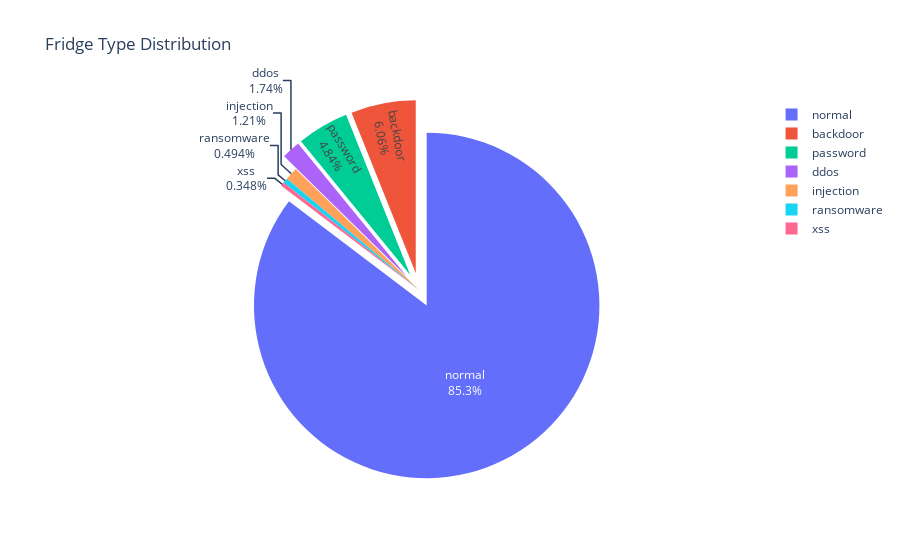

The cell this chart's notebook holds for it:
### Code cell
type_counts = fridge['type'].value_counts()

fig = go.Figure(data=[go.Pie(labels=type_counts.index, values=type_counts)])
fig.update_traces(textinfo='percent+label', pull=[0.1, 0.1, 0.1, 0.1])
fig.update_layout(title='Fridge Type Distribution')

fig.show()

### Figure 1 — Plotly figure (JSON) as saved in the notebook; plotly's stock layout.template omitted (floating-point values rounded to 4 significant figures)
{"data": [{"labels": ["normal", "backdoor", "password", "ddos", "injection", "ransomware", "xss"], "pull": [0.1, 0.1, 0.1, 0.1], "textinfo": "percent+label", "type": "pie", "values": [500827, 35568, 28425, 10233, 7079, 2902, 2042]}], "layout": {"title": {"text": "Fridge Type Distribution"}}}
